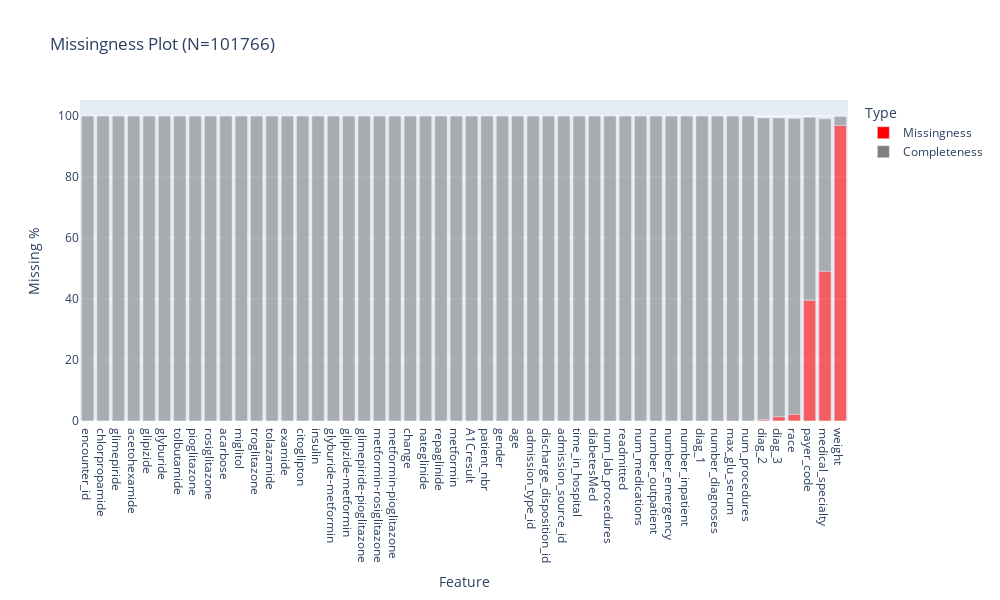

Write notebook code for a chart like this one.
### Code cell
# Any missing values in the dataset
def plot_missingness(df: pd.DataFrame=dia_df2) -> None:
    nan_df = pd.DataFrame(df.isna().sum()).reset_index()
    nan_df.columns  = ['Column', 'NaN_Count']
    nan_df['NaN_Count'] = nan_df['NaN_Count'].astype('int')
    nan_df['NaN_%'] = round(nan_df['NaN_Count']/df.shape[0] * 100,1)
    nan_df['Type']  = 'Missingness'
    nan_df.sort_values('NaN_%', inplace=True)

    # Add completeness
    for i in range(nan_df.shape[0]):
        complete_df = pd.DataFrame([nan_df.loc[i,'Column'],df.shape[0] - nan_df.loc[i,'NaN_Count'],100 - nan_df.loc[i,'NaN_%'], 'Completeness']).T
        complete_df.columns  = ['Column','NaN_Count','NaN_%','Type']
        complete_df['NaN_%'] = complete_df['NaN_%'].astype('int')
        complete_df['NaN_Count'] = complete_df['NaN_Count'].astype('int')
        nan_df = pd.concat([nan_df,complete_df], sort=True)
            
    nan_df = nan_df.rename(columns={"Column": "Feature", "NaN_%": "Missing %"})

    # Missingness Plot
    fig = px.bar(nan_df,
                 x='Feature',
                 y='Missing %',
                 title=f"Missingness Plot (N={df.shape[0]})",
                 color='Type',
                 opacity = 0.6,
                 color_discrete_sequence=['red','#808080'],
                 width=1000,
                 height=600)
    fig.show()

plot_missingness(dia_df2)

### Figure 1 — Plotly figure (JSON) as saved in the notebook; plotly's stock layout.template omitted (floating-point values rounded to 4 significant figures)
{"data": [{"alignmentgroup": "True", "hovertemplate": "Type=Missingness<br>Feature=%{x}<br>Missing %=%{y}<extra></extra>", "legendgroup": "Missingness", "marker": {"color": "red", "opacity": 0.6, "pattern": {"shape": ""}}, "name": "Missingness", "offsetgroup": "Missingness", "orientation": "v", "showlegend": true, "textposition": "auto", "type": "bar", "x": ["encounter_id", "chlorpropamide", "glimepiride", "acetohexamide", "glipizide", "glyburide", "tolbutamide", "pioglitazone", "rosiglitazone", "acarbose", "miglitol", "troglitazone", "tolazamide", "examide", "citoglipton", "insulin", "glyburide-metformin", "glipizide-metformin", "glimepiride-pioglitazone", "metformin-rosiglitazone", "metformin-pioglitazone", "change", "nateglinide", "repaglinide", "metformin", "A1Cresult", "patient_nbr", "gender", "age", "admission_type_id", "discharge_disposition_id", "admission_source_id", "time_in_hospital", "diabetesMed", "num_lab_procedures", "readmitted", "num_medications", "number_outpatient", "number_emergency", "number_inpatient", "diag_1", "number_diagnoses", "max_glu_serum", "num_procedures", "diag_2", "diag_3", "race", "payer_code", "medical_specialty", "weight"], "xaxis": "x", "y": [0, 0, 0, 0, 0, 0, 0, 0, 0, 0, 0, 0, 0, 0, 0, 0, 0, 0, 0, 0, 0, 0, 0, 0, 0, 0, 0, 0, 0, 0, 0, 0, 0, 0, 0, 0, 0, 0, 0, 0, 0, 0, 0, 0, 0.4, 1.4, 2.2, 39.6, 49.1, 96.9], "yaxis": "y"}, {"alignmentgroup": "True", "hovertemplate": "Type=Completeness<br>Feature=%{x}<br>Missing %=%{y}<extra></extra>", "legendgroup": "Completeness", "marker": {"color": "#808080", "opacity": 0.6, "pattern": {"shape": ""}}, "name": "Completeness", "offsetgroup": "Completeness", "orientation": "v", "showlegend": true, "textposition": "auto", "type": "bar", "x": ["encounter_id", "patient_nbr", "race", "gender", "age", "weight", "admission_type_id", "discharge_disposition_id", "admission_source_id", "time_in_hospital", "payer_code", "medical_specialty", "num_lab_procedures", "num_procedures", "num_medications", "number_outpatient", "number_emergency", "number_inpatient", "diag_1", "diag_2", "diag_3", "number_diagnoses", "max_glu_serum", "A1Cresult", "metformin", "repaglinide", "nateglinide", "chlorpropamide", "glimepiride", "acetohexamide", "glipizide", "glyburide", "tolbutamide", "pioglitazone", "rosiglitazone", "acarbose", "miglitol", "troglitazone", "tolazamide", "examide", "citoglipton", "insulin", "glyburide-metformin", "glipizide-metformin", "glimepiride-pioglitazone", "metformin-rosiglitazone", "metformin-pioglitazone", "change", "diabetesMed", "readmitted"], "xaxis": "x", "y": [100, 100, 97, 100, 100, 3, 100, 100, 100, 100, 60, 50, 100, 100, 100, 100, 100, 100, 100, 99, 98, 100, 100, 100, 100, 100, 100, 100, 100, 100, 100, 100, 100, 100, 100, 100, 100, 100, 100, 100, 100, 100, 100, 100, 100, 100, 100, 100, 100, 100], "yaxis": "y"}], "layout": {"barmode": "relative", "height": 600, "legend": {"title": {"text": "Type"}, "tracegroupgap": 0}, "title": {"text": "Missingness Plot (N=101766)"}, "width": 1000, "xaxis": {"anchor": "y", "domain": [0, 1], "title": {"text": "Feature"}}, "yaxis": {"anchor": "x", "domain": [0, 1], "title": {"text": "Missing %"}}}}
